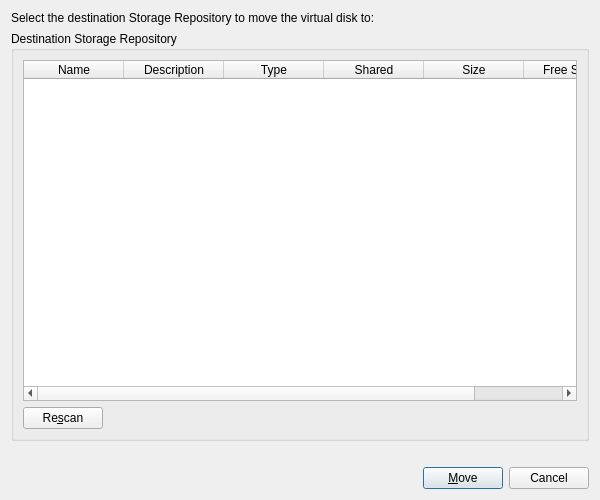
<?xml version="1.0" encoding="UTF-8"?>
<ui version="4.0">
 <class>MoveVirtualDiskDialog</class>
 <widget class="QDialog" name="MoveVirtualDiskDialog">
  <property name="geometry">
   <rect>
    <x>0</x>
    <y>0</y>
    <width>600</width>
    <height>500</height>
   </rect>
  </property>
  <property name="windowTitle">
   <string>Move Virtual Disk</string>
  </property>
  <layout class="QVBoxLayout" name="verticalLayout">
   <item>
    <widget class="QLabel" name="labelIntro">
     <property name="text">
      <string>Select the destination Storage Repository to move the virtual disk to:</string>
     </property>
     <property name="wordWrap">
      <bool>true</bool>
     </property>
    </widget>
   </item>
   <item>
    <widget class="QGroupBox" name="groupBox">
     <property name="title">
      <string>Destination Storage Repository</string>
     </property>
     <layout class="QVBoxLayout" name="verticalLayout_2">
      <item>
       <widget class="QTableWidget" name="srTable">
        <property name="selectionMode">
         <enum>QAbstractItemView::SingleSelection</enum>
        </property>
        <property name="selectionBehavior">
         <enum>QAbstractItemView::SelectRows</enum>
        </property>
        <property name="sortingEnabled">
         <bool>true</bool>
        </property>
        <column>
         <property name="text">
          <string>Name</string>
         </property>
        </column>
        <column>
         <property name="text">
          <string>Description</string>
         </property>
        </column>
        <column>
         <property name="text">
          <string>Type</string>
         </property>
        </column>
        <column>
         <property name="text">
          <string>Shared</string>
         </property>
        </column>
        <column>
         <property name="text">
          <string>Size</string>
         </property>
        </column>
        <column>
         <property name="text">
          <string>Free Space</string>
         </property>
        </column>
       </widget>
      </item>
      <item>
       <layout class="QHBoxLayout" name="horizontalLayout_2">
        <item>
         <widget class="QPushButton" name="rescanButton">
          <property name="text">
           <string>Re&amp;scan</string>
          </property>
         </widget>
        </item>
        <item>
         <spacer name="horizontalSpacer_2">
          <property name="orientation">
           <enum>Qt::Horizontal</enum>
          </property>
          <property name="sizeHint" stdset="0">
           <size>
            <width>40</width>
            <height>20</height>
           </size>
          </property>
         </spacer>
        </item>
       </layout>
      </item>
     </layout>
    </widget>
   </item>
   <item>
    <widget class="QLabel" name="labelInfo">
     <property name="text">
      <string/>
     </property>
     <property name="wordWrap">
      <bool>true</bool>
     </property>
    </widget>
   </item>
   <item>
    <layout class="QHBoxLayout" name="horizontalLayout">
     <item>
      <spacer name="horizontalSpacer">
       <property name="orientation">
        <enum>Qt::Horizontal</enum>
       </property>
       <property name="sizeHint" stdset="0">
        <size>
         <width>40</width>
         <height>20</height>
        </size>
       </property>
      </spacer>
     </item>
     <item>
      <widget class="QPushButton" name="moveButton">
       <property name="text">
        <string>&amp;Move</string>
       </property>
       <property name="default">
        <bool>true</bool>
       </property>
      </widget>
     </item>
     <item>
      <widget class="QPushButton" name="cancelButton">
       <property name="text">
        <string>Cancel</string>
       </property>
      </widget>
     </item>
    </layout>
   </item>
  </layout>
 </widget>
 <resources/>
 <connections>
  <connection>
   <sender>cancelButton</sender>
   <signal>clicked()</signal>
   <receiver>MoveVirtualDiskDialog</receiver>
   <slot>reject()</slot>
   <hints>
    <hint type="sourcelabel">
     <x>520</x>
     <y>470</y>
    </hint>
    <hint type="destinationlabel">
     <x>300</x>
     <y>250</y>
    </hint>
   </hints>
  </connection>
 </connections>
</ui>
